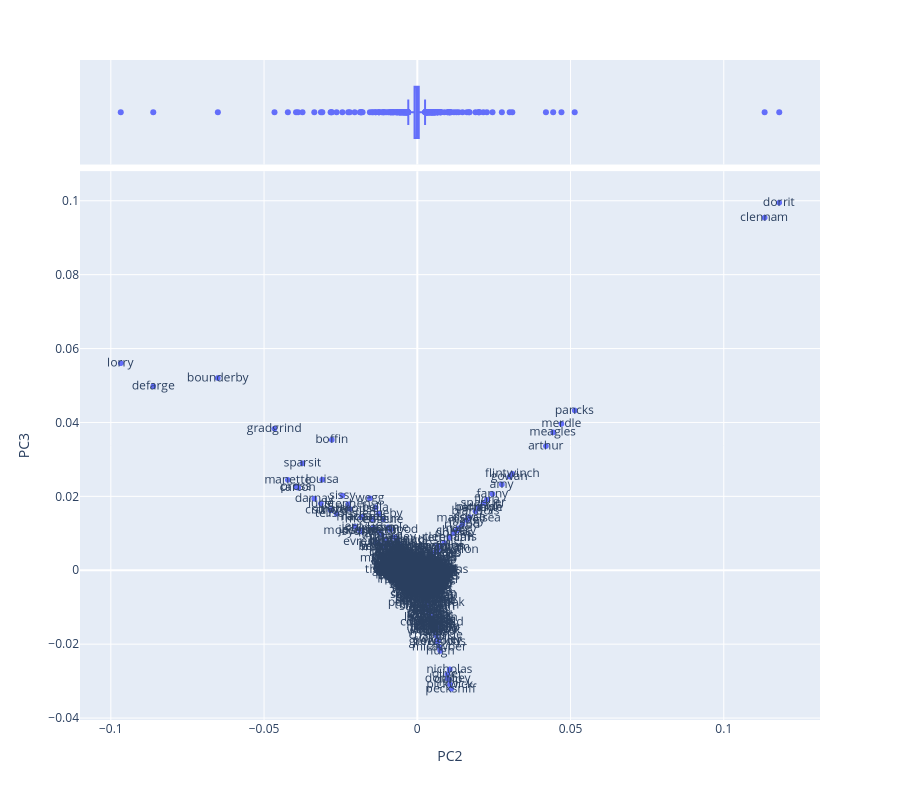

The notebook cell this image was saved under:
### Code cell
vis_loadings(COMPS, 2, 3)

### Figure 1 — Plotly figure (JSON) as saved in the notebook; plotly's stock layout.template omitted (floating-point values rounded to 4 significant figures; data arrays with more than 128 entries replaced by an {"elided": "..."} marker saying what was removed)
{"data": [{"hovertemplate": "PC2=%{x}<br>PC3=%{y}<br>term_str=%{text}<extra></extra>", "legendgroup": "", "marker": {"color": "#636efa", "symbol": "circle"}, "mode": "markers+text", "name": "", "showlegend": false, "text": {"elided": "1614 str values"}, "type": "scattergl", "x": {"elided": "1614 float values"}, "xaxis": "x", "y": {"elided": "1614 float values"}, "yaxis": "y"}, {"alignmentgroup": "True", "hovertemplate": "PC2=%{x}<extra></extra>", "legendgroup": "", "marker": {"color": "#636efa", "symbol": "circle"}, "name": "", "notched": true, "offsetgroup": "", "showlegend": false, "type": "box", "x": {"elided": "1614 float values"}, "xaxis": "x2", "yaxis": "y2"}], "layout": {"height": 800, "legend": {"tracegroupgap": 0}, "margin": {"t": 60}, "xaxis": {"anchor": "y", "domain": [0, 1], "title": {"text": "PC2"}}, "xaxis2": {"anchor": "y2", "domain": [0, 1], "matches": "x", "showgrid": true, "showticklabels": false}, "yaxis": {"anchor": "x", "domain": [0, 0.8316], "title": {"text": "PC3"}}, "yaxis2": {"anchor": "x2", "domain": [0.8416, 1], "matches": "y2", "showgrid": false, "showline": false, "showticklabels": false, "ticks": ""}}}
